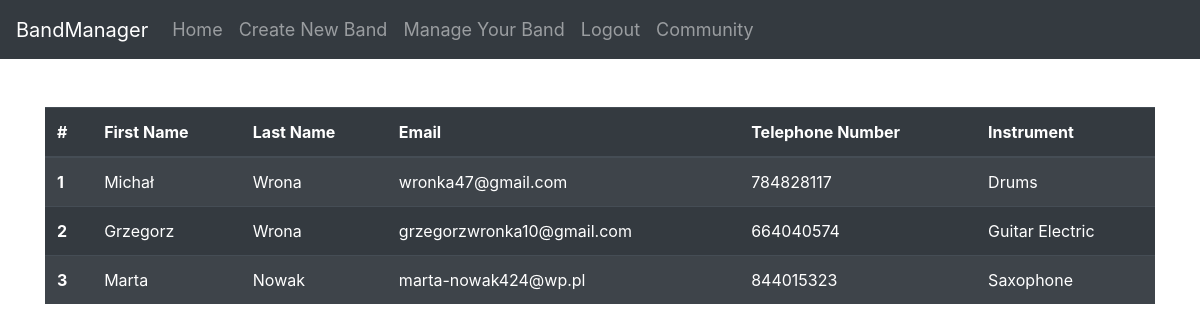
Screenshot of /community (signed in) with the database file from the repository.
### website/models.py (models this page shows)
class User(db.Model, UserMixin):
    id = db.Column(db.Integer, primary_key=True, unique=True)
    first_name = db.Column(db.String(150))
    surname = db.Column(db.String(150))
    email = db.Column(db.String(150), unique=True)
    password = db.Column(db.String(150))
    telephone_number = db.Column(db.Integer)
    instrument = db.Column(db.String(150))
    band_id = db.Column(db.Integer)
    band = db.relationship('Band')

### website/views.py (the view)
@views.route('/community', methods=['GET'])
@login_required
def community_show():
    users  = User.query.all()
    return render_template('community.html', user=current_user, users=users)

### website/__init__.py (called while the page is built)
def create_app():
    app = Flask(__name__)
    app.config['SECRET_KEY'] = 'aoeijop[4235kldnsf-3qpoiopejf0283482rhgfsoqv=daihfauighe490ge40i'
    app.config['SQLALCHEMY_DATABASE_URI'] = f'sqlite:///{DB_NAME}'
    db.init_app(app)
    from .views import views
    from .auth import auth
    app.register_blueprint(views, url_prefix='/')
    app.register_blueprint(auth, url_prefix='/')
    from .models import User, Band
    create_database(app)
    login_manager = LoginManager()
    login_manager.login_view = 'auth.login'
    login_manager.init_app(app)
    @login_manager.user_loader
    def load_user(id):
        return User.query.get(int(id))
    return app

### website/templates/community.html (shortened to what this page needs)
{% extends "base.html" %}
{% block content %}
<br></br>
<table class="table table-striped table-dark">
    <thead class="thead-dark">
      <tr>
        <th scope="col">#</th>
        <th scope="col">First Name</th>
        <th scope="col">Last Name </th>
        <th scope="col">Email</th>
        <th scope="col">Telephone Number</th>
        <th scope="col">Instrument</th>
      </tr>
    </thead>
    <tbody>
    {% for user in users %}
        <tr>
            <th scope="row">{{user.id}}</th>
            <td>{{user.first_name}}</td>
            <td>{{user.surname}}</td>
            <td>{{user.email}}</td>
            <td>{{user.telephone_number}}</td>
            <td>{{user.instrument}}</td>
        </tr>
    {% endfor %}
    </tbody>
  </table>
{% endblock %}

### rows the page displays
User: id "1", first_name "Michał", surname "Wrona", email "wronka47@gmail.com", telephone_number "784828117", instrument "Drums"
User: id "2", first_name "Grzegorz", surname "Wrona", email "grzegorzwronka10@gmail.com", telephone_number "664040574", instrument "Guitar Electric"
User: id "3", first_name "Marta", surname "Nowak", email "marta-nowak424@wp.pl", telephone_number "844015323", instrument "Saxophone"
